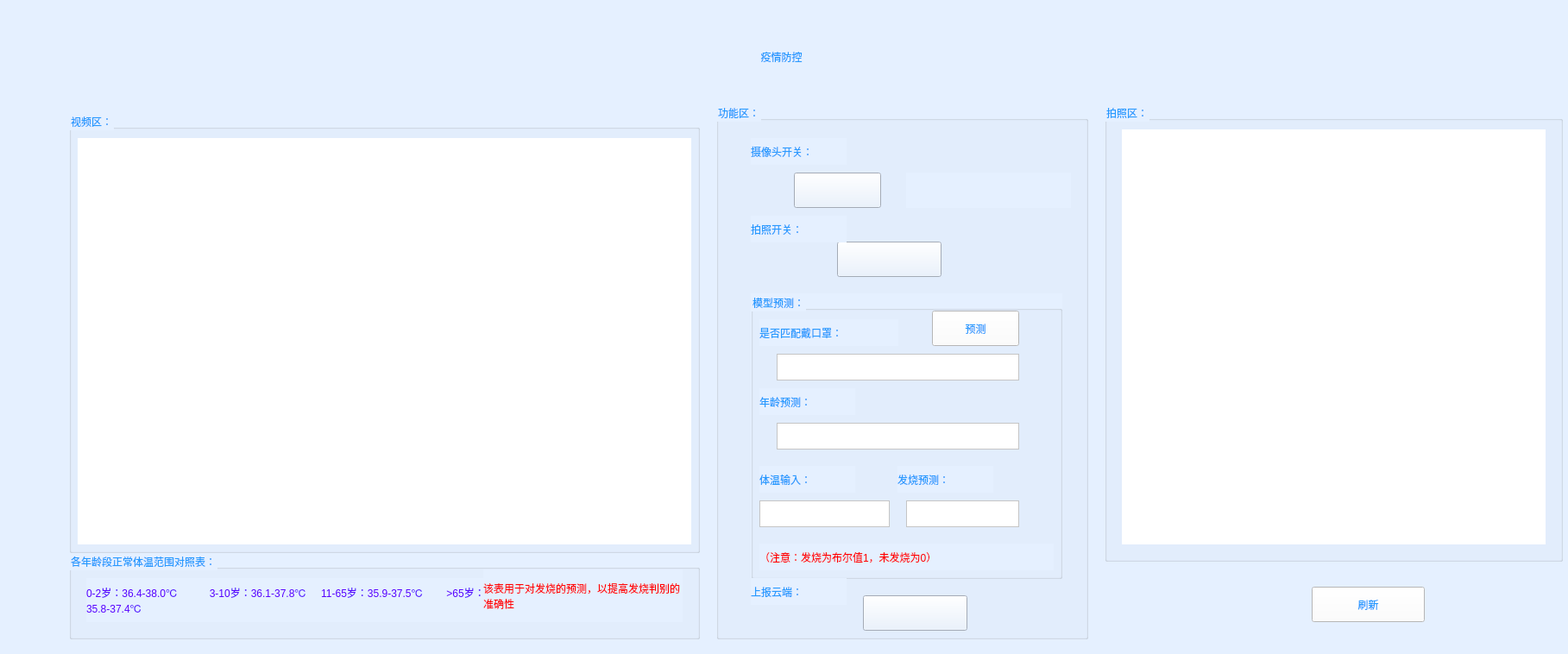
<?xml version="1.0" encoding="UTF-8"?>
<ui version="4.0">
 <class>Form</class>
 <widget class="QWidget" name="Form">
  <property name="geometry">
   <rect>
    <x>0</x>
    <y>0</y>
    <width>1817</width>
    <height>758</height>
   </rect>
  </property>
  <property name="windowTitle">
   <string>Form</string>
  </property>
  <property name="styleSheet">
   <string notr="true">background-color: rgb(229, 240, 255);</string>
  </property>
  <widget class="QLabel" name="label_title">
   <property name="geometry">
    <rect>
     <x>0</x>
     <y>40</y>
     <width>1811</width>
     <height>51</height>
    </rect>
   </property>
   <property name="styleSheet">
    <string notr="true">font: 75 24pt &quot;微软雅黑&quot;;
background-color: rgb(229, 240, 255);
color: rgb(39, 154, 255);</string>
   </property>
   <property name="text">
    <string>疫情防控</string>
   </property>
   <property name="alignment">
    <set>Qt::AlignCenter</set>
   </property>
  </widget>
  <widget class="QGroupBox" name="groupBox_2">
   <property name="geometry">
    <rect>
     <x>830</x>
     <y>120</y>
     <width>431</width>
     <height>621</height>
    </rect>
   </property>
   <property name="styleSheet">
    <string notr="true">font: 75 12pt &quot;微软雅黑&quot;;
color: rgb(39, 154, 255);</string>
   </property>
   <property name="title">
    <string>功能区：</string>
   </property>
   <widget class="QPushButton" name="photo_btn">
    <property name="geometry">
     <rect>
      <x>140</x>
      <y>160</y>
      <width>121</width>
      <height>41</height>
     </rect>
    </property>
    <property name="styleSheet">
     <string notr="true">border-image: url(:/newPrefix/picture/btn_photo_normal.png);</string>
    </property>
    <property name="text">
     <string/>
    </property>
   </widget>
   <widget class="QGroupBox" name="groupBox">
    <property name="geometry">
     <rect>
      <x>40</x>
      <y>220</y>
      <width>361</width>
      <height>331</height>
     </rect>
    </property>
    <property name="styleSheet">
     <string notr="true">font: 75 12pt &quot;微软雅黑&quot;;
color: rgb(39, 154, 255);</string>
    </property>
    <property name="title">
     <string>模型预测：</string>
    </property>
    <widget class="QTextEdit" name="textage">
     <property name="geometry">
      <rect>
       <x>30</x>
       <y>150</y>
       <width>281</width>
       <height>31</height>
      </rect>
     </property>
     <property name="styleSheet">
      <string notr="true">background-color: rgb(255, 255, 255);</string>
     </property>
    </widget>
    <widget class="QLabel" name="label_mask">
     <property name="geometry">
      <rect>
       <x>10</x>
       <y>30</y>
       <width>161</width>
       <height>31</height>
      </rect>
     </property>
     <property name="styleSheet">
      <string notr="true">font: 75 12pt &quot;微软雅黑&quot;;
color: rgb(39, 154, 255);</string>
     </property>
     <property name="text">
      <string>是否匹配戴口罩：</string>
     </property>
    </widget>
    <widget class="QTextEdit" name="text_mask">
     <property name="geometry">
      <rect>
       <x>30</x>
       <y>70</y>
       <width>281</width>
       <height>31</height>
      </rect>
     </property>
     <property name="styleSheet">
      <string notr="true">background-color: rgb(255, 255, 255);</string>
     </property>
    </widget>
    <widget class="QLabel" name="label_age">
     <property name="geometry">
      <rect>
       <x>10</x>
       <y>110</y>
       <width>111</width>
       <height>31</height>
      </rect>
     </property>
     <property name="styleSheet">
      <string notr="true">font: 75 12pt &quot;微软雅黑&quot;;
color: rgb(39, 154, 255);</string>
     </property>
     <property name="text">
      <string>年龄预测：</string>
     </property>
    </widget>
    <widget class="QTextEdit" name="text_fever">
     <property name="geometry">
      <rect>
       <x>180</x>
       <y>240</y>
       <width>131</width>
       <height>31</height>
      </rect>
     </property>
     <property name="styleSheet">
      <string notr="true">background-color: rgb(255, 255, 255);</string>
     </property>
    </widget>
    <widget class="QLabel" name="label_fever">
     <property name="geometry">
      <rect>
       <x>170</x>
       <y>200</y>
       <width>111</width>
       <height>31</height>
      </rect>
     </property>
     <property name="styleSheet">
      <string notr="true">font: 75 12pt &quot;微软雅黑&quot;;
color: rgb(39, 154, 255);</string>
     </property>
     <property name="text">
      <string>发烧预测：</string>
     </property>
    </widget>
    <widget class="QLabel" name="label_temp">
     <property name="geometry">
      <rect>
       <x>10</x>
       <y>200</y>
       <width>111</width>
       <height>31</height>
      </rect>
     </property>
     <property name="styleSheet">
      <string notr="true">font: 75 12pt &quot;微软雅黑&quot;;
color: rgb(39, 154, 255);</string>
     </property>
     <property name="text">
      <string>体温输入：</string>
     </property>
    </widget>
    <widget class="QTextEdit" name="text_temp">
     <property name="geometry">
      <rect>
       <x>10</x>
       <y>240</y>
       <width>151</width>
       <height>31</height>
      </rect>
     </property>
     <property name="styleSheet">
      <string notr="true">background-color: rgb(255, 255, 255);</string>
     </property>
    </widget>
    <widget class="QPushButton" name="photo_yc">
     <property name="geometry">
      <rect>
       <x>210</x>
       <y>20</y>
       <width>101</width>
       <height>41</height>
      </rect>
     </property>
     <property name="styleSheet">
      <string notr="true">background-color: rgb(255, 255, 255);
color: rgb(39, 154, 255);
font: 75 12pt &quot;微软雅黑&quot;;</string>
     </property>
     <property name="text">
      <string>预测</string>
     </property>
    </widget>
   </widget>
   <widget class="QPushButton" name="camera_btn">
    <property name="geometry">
     <rect>
      <x>90</x>
      <y>80</y>
      <width>101</width>
      <height>41</height>
     </rect>
    </property>
    <property name="styleSheet">
     <string notr="true">border-image: url(:/newPrefix/picture/btn_off.png);</string>
    </property>
    <property name="text">
     <string/>
    </property>
   </widget>
   <widget class="QLabel" name="label_camera_open">
    <property name="geometry">
     <rect>
      <x>40</x>
      <y>40</y>
      <width>111</width>
      <height>31</height>
     </rect>
    </property>
    <property name="styleSheet">
     <string notr="true">font: 75 12pt &quot;微软雅黑&quot;;
color: rgb(39, 154, 255);</string>
    </property>
    <property name="text">
     <string>摄像头开关：</string>
    </property>
   </widget>
   <widget class="QLabel" name="label_camera_photo">
    <property name="geometry">
     <rect>
      <x>40</x>
      <y>130</y>
      <width>111</width>
      <height>31</height>
     </rect>
    </property>
    <property name="styleSheet">
     <string notr="true">font: 75 12pt &quot;微软雅黑&quot;;
color: rgb(39, 154, 255);</string>
    </property>
    <property name="text">
     <string>拍照开关：</string>
    </property>
   </widget>
   <widget class="QPushButton" name="photo_btn_2">
    <property name="geometry">
     <rect>
      <x>170</x>
      <y>570</y>
      <width>121</width>
      <height>41</height>
     </rect>
    </property>
    <property name="styleSheet">
     <string notr="true">border-image: url(:/newPrefix/picture/btn_photo_normal.png);
border-image: url(:/newPrefix/picture/btn_photo_normal1.png);</string>
    </property>
    <property name="text">
     <string/>
    </property>
   </widget>
   <widget class="QLabel" name="label_upload">
    <property name="geometry">
     <rect>
      <x>40</x>
      <y>550</y>
      <width>111</width>
      <height>31</height>
     </rect>
    </property>
    <property name="styleSheet">
     <string notr="true">font: 75 12pt &quot;微软雅黑&quot;;
color: rgb(39, 154, 255);</string>
    </property>
    <property name="text">
     <string>上报云端：</string>
    </property>
   </widget>
   <widget class="QLabel" name="label_zhushi">
    <property name="geometry">
     <rect>
      <x>50</x>
      <y>510</y>
      <width>341</width>
      <height>31</height>
     </rect>
    </property>
    <property name="styleSheet">
     <string notr="true">font: 75 12pt &quot;微软雅黑&quot;;
color: rgb(255, 0, 0);</string>
    </property>
    <property name="text">
     <string>（注意：发烧为布尔值1，未发烧为0）</string>
    </property>
   </widget>
   <widget class="QLabel" name="label_info">
    <property name="geometry">
     <rect>
      <x>220</x>
      <y>80</y>
      <width>191</width>
      <height>41</height>
     </rect>
    </property>
    <property name="font">
     <font>
      <family>微软雅黑</family>
      <pointsize>12</pointsize>
      <weight>9</weight>
      <italic>false</italic>
      <bold>false</bold>
     </font>
    </property>
    <property name="styleSheet">
     <string notr="true">font: 75 12pt &quot;微软雅黑&quot;;
color: rgb(39, 154, 255);</string>
    </property>
    <property name="text">
     <string/>
    </property>
    <property name="alignment">
     <set>Qt::AlignCenter</set>
    </property>
   </widget>
  </widget>
  <widget class="QGroupBox" name="groupBox_3">
   <property name="geometry">
    <rect>
     <x>80</x>
     <y>640</y>
     <width>731</width>
     <height>101</height>
    </rect>
   </property>
   <property name="styleSheet">
    <string notr="true">font: 75 12pt &quot;微软雅黑&quot;;
color: rgb(39, 154, 255);</string>
   </property>
   <property name="title">
    <string>各年龄段正常体温范围对照表：</string>
   </property>
   <widget class="QLabel" name="label_zhushi_3">
    <property name="geometry">
     <rect>
      <x>20</x>
      <y>30</y>
      <width>471</width>
      <height>51</height>
     </rect>
    </property>
    <property name="styleSheet">
     <string notr="true">font: 75 12pt &quot;微软雅黑&quot;;
color: rgb(85, 0, 255);</string>
    </property>
    <property name="text">
     <string>0-2岁：36.4-38.0℃           3-10岁：36.1-37.8℃     11-65岁：35.9-37.5℃        &gt;65岁：35.8-37.4℃</string>
    </property>
    <property name="wordWrap">
     <bool>true</bool>
    </property>
   </widget>
   <widget class="QLabel" name="label_zhushi_2">
    <property name="geometry">
     <rect>
      <x>480</x>
      <y>20</y>
      <width>231</width>
      <height>61</height>
     </rect>
    </property>
    <property name="styleSheet">
     <string notr="true">font: 75 12pt &quot;微软雅黑&quot;;
color: rgb(255, 0, 0);</string>
    </property>
    <property name="text">
     <string>该表用于对发烧的预测，以提高发烧判别的准确性</string>
    </property>
    <property name="wordWrap">
     <bool>true</bool>
    </property>
   </widget>
  </widget>
  <widget class="QGroupBox" name="groupBox_4">
   <property name="geometry">
    <rect>
     <x>80</x>
     <y>130</y>
     <width>731</width>
     <height>511</height>
    </rect>
   </property>
   <property name="styleSheet">
    <string notr="true">font: 75 12pt &quot;微软雅黑&quot;;
color: rgb(39, 154, 255);</string>
   </property>
   <property name="title">
    <string>视频区：</string>
   </property>
   <widget class="QLabel" name="label_show_camera">
    <property name="geometry">
     <rect>
      <x>10</x>
      <y>30</y>
      <width>711</width>
      <height>471</height>
     </rect>
    </property>
    <property name="styleSheet">
     <string notr="true">background-color: rgb(255, 255, 255);</string>
    </property>
    <property name="text">
     <string/>
    </property>
   </widget>
  </widget>
  <widget class="QPushButton" name="photo_sx">
   <property name="geometry">
    <rect>
     <x>1520</x>
     <y>680</y>
     <width>131</width>
     <height>41</height>
    </rect>
   </property>
   <property name="styleSheet">
    <string notr="true">background-color: rgb(255, 255, 255);
color: rgb(39, 154, 255);
font: 75 12pt &quot;微软雅黑&quot;;</string>
   </property>
   <property name="text">
    <string>刷新</string>
   </property>
  </widget>
  <widget class="QGroupBox" name="groupBox_5">
   <property name="geometry">
    <rect>
     <x>1280</x>
     <y>120</y>
     <width>531</width>
     <height>531</height>
    </rect>
   </property>
   <property name="styleSheet">
    <string notr="true">font: 75 12pt &quot;微软雅黑&quot;;
color: rgb(39, 154, 255);</string>
   </property>
   <property name="title">
    <string>拍照区：</string>
   </property>
   <widget class="QLabel" name="label_show_photo_2">
    <property name="geometry">
     <rect>
      <x>20</x>
      <y>30</y>
      <width>491</width>
      <height>481</height>
     </rect>
    </property>
    <property name="styleSheet">
     <string notr="true">background-color: rgb(255, 255, 255);</string>
    </property>
    <property name="text">
     <string/>
    </property>
   </widget>
  </widget>
 </widget>
 <resources>
  <include location="../YQ_demo.qrc"/>
 </resources>
 <connections/>
</ui>
